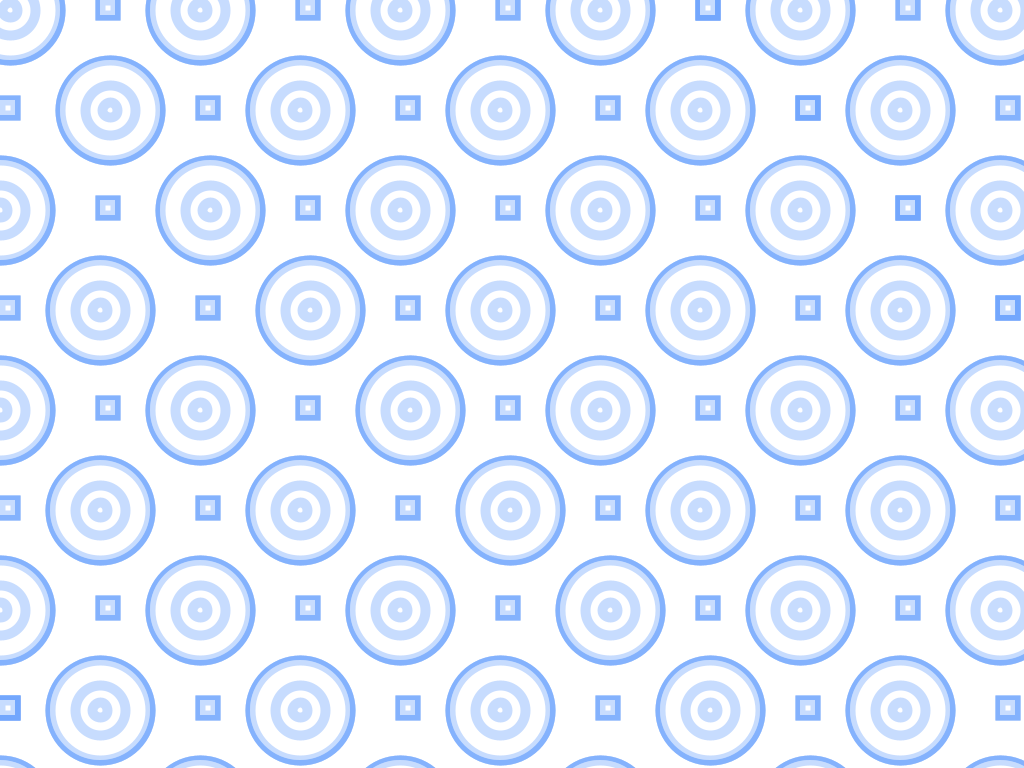
Frame 1 (no input)
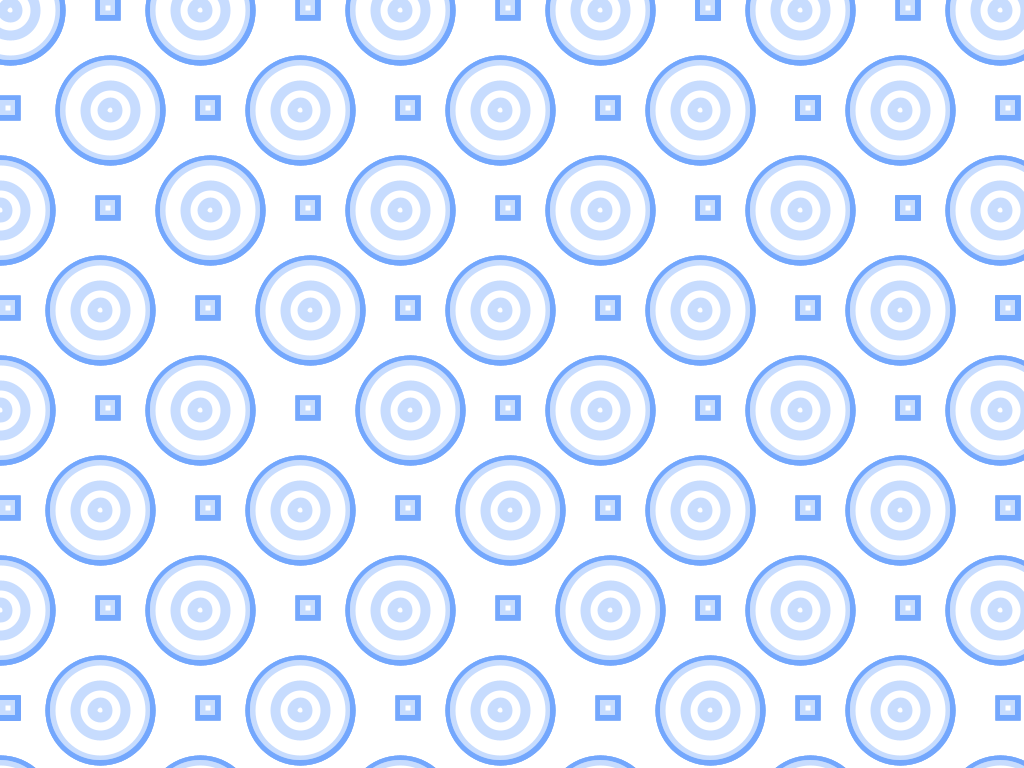
Frame 2 (the mouse pressed at the canvas centre, redrawn once)

The Processing sketch that drew these frames (run headless with seeded random() and noise(); the mouse was pressed at the canvas centre and the sketch redrawn once):

// Processing sketch: processing_147690
// ── processing_147690.pde

// Konkuk University
// Department of Dynamic Media
// SOS iDesign
// Name: CHOI Joo HEe
// ID: 201420114

void setup() {
  size (1024, 768);
  background(255);
  smooth();
  noLoop();
}

void draw() {
  for ( int i=0;i<width;i=i+100) {
    for ( int j=0;j<height;j=j+200) {
     stroke(#70A5FC,100);
     strokeWeight(10);
     ellipse(i+10,i+10,100,100);
     ellipse(i+10,i+10,50,50);
     ellipse(i+10,i+10,2,2);
     ellipse(i+10,i+10,2,2);
     ellipse(i+10,i+10,15,15);

     ellipse(i+200,i+10,100,100);
     ellipse(i+200,i+10,50,50);
     ellipse(i+200,i+10,2,2);
     ellipse(i+200,i+10,2,2);
     ellipse(i+200,i+10,15,15);
     
     ellipse(i+400,i+10,100,100);
     ellipse(i+400,i+10,50,50);
     ellipse(i+400,i+10,2,2);
     ellipse(i+400,i+10,2,2);
     ellipse(i+400,i+10,15,15);

     ellipse(i+600,i+10,100,100);
     ellipse(i+600,i+10,50,50);
     ellipse(i+600,i+10,2,2);
     ellipse(i+600,i+10,2,2);
     ellipse(i+600,i+10,15,15);
     
     ellipse(i+800,i+10,100,100);
     ellipse(i+800,i+10,50,50);
     ellipse(i+800,i+10,2,2);
     ellipse(i+800,i+10,2,2);
     ellipse(i+800,i+10,15,15);
     
     ellipse(i+1000,i+10,100,100);
     ellipse(i+1000,i+10,50,50);
     ellipse(i+1000,i+10,2,2);
     ellipse(i+1000,i+10,2,2);
     ellipse(i+1000,i+10,15,15);     

     ellipse(i-800,i+10,100,100);
     ellipse(i-800,i+10,50,50);
     ellipse(i-800,i+10,2,2);
     ellipse(i-800,i+10,2,2);
     ellipse(i-800,i+10,15,15);

     ellipse(i-600,i+10,100,100);
     ellipse(i-600,i+10,50,50);
     ellipse(i-600,i+10,2,2);
     ellipse(i-600,i+10,2,2);
     ellipse(i-600,i+10,15,15);     

     ellipse(i-400,i+10,100,100);
     ellipse(i-400,i+10,50,50);
     ellipse(i-400,i+10,2,2);
     ellipse(i-400,i+10,2,2);
     ellipse(i-400,i+10,15,15);     

     ellipse(i-200,i+10,100,100);
     ellipse(i-200,i+10,50,50);
     ellipse(i-200,i+10,2,2);
     ellipse(i-200,i+10,2,2);
     ellipse(i-200,i+10,15,15);     
     
     fill(255);
     rect(i+100,i,15,15);
     rect(i-100,i,15,15);
     rect(i+300,i,15,15);
     rect(i-300,i,15,15);
     rect(i+500,i,15,15);
     rect(i-500,i,15,15);
     rect(i+700,i,15,15);
     rect(i-700,i,15,15);
     rect(i+700,i,15,15);
     rect(i-700,i,15,15);
     rect(i+900,i,15,15);

   }
  }
}
